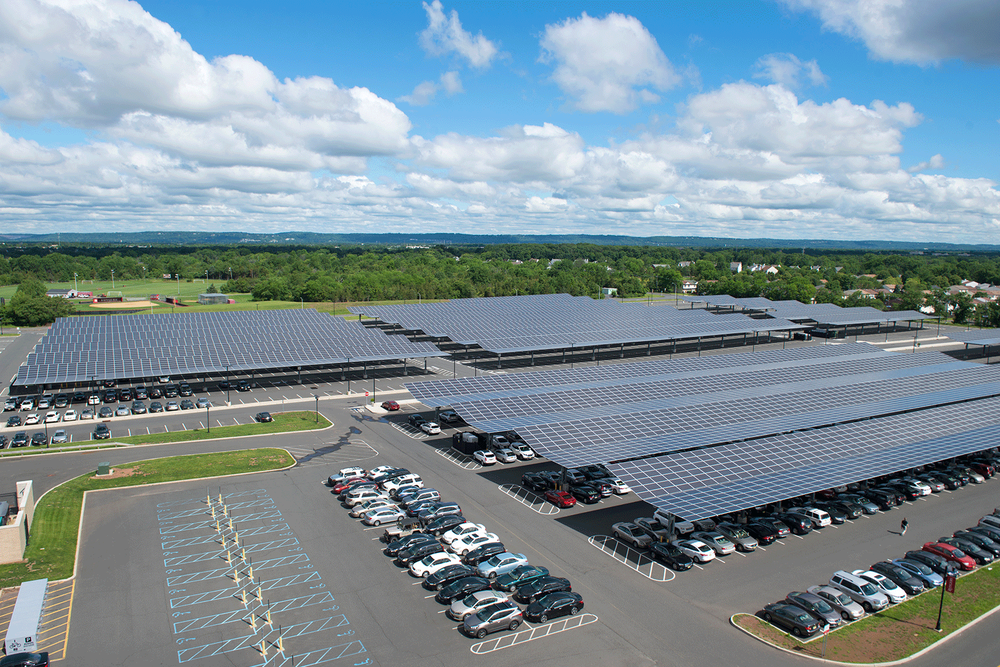
#> input picture data/samples/lot1.png, 1000 x 667 px, shrunk from 1650 x 1100 before the run
$ python label_stalls.py --image ../data/samples/lot1.png
#> lines starting #> are read from the running program, lines starting #| are printed output that depends on the picture
#> in main, img0 is the input picture: shape (667, 1000, 3); mean B, G, R 153.5, 144.4, 125.1
import argparse, csv, cv2

# How to use:
#  - Left-click: add a corner point
#  - n :finish current stall and start a New one
#  - u :Undo last point in the current stall
#  - s :Save CSV and quit
#  - q :Quit without saving

stalls = []
current = []
img = None
vis = None

def draw():
    global vis
    vis = img.copy()
    # draw existing stalls (green)
    for poly in stalls:
        for i in range(len(poly)):
            cv2.line(vis, poly[i], poly[(i+1) % len(poly)], (0, 200, 0), 2)
    # draw current stall (red)
    for i, p in enumerate(current):
        cv2.circle(vis, p, 4, (0, 0, 255), -1)
        if i > 0:
            cv2.line(vis, current[i-1], p, (0, 0, 255), 2)

    cv2.putText(vis, "Click=corner | n=next | u=undo | s=save | q=quit",
                (10, 25), cv2.FONT_HERSHEY_SIMPLEX, 0.6, (20,20,20), 3, cv2.LINE_AA)
    cv2.putText(vis, "Click=corner | n=next | u=undo | s=save | q=quit",
                (10, 25), cv2.FONT_HERSHEY_SIMPLEX, 0.6, (255,255,255), 1, cv2.LINE_AA)
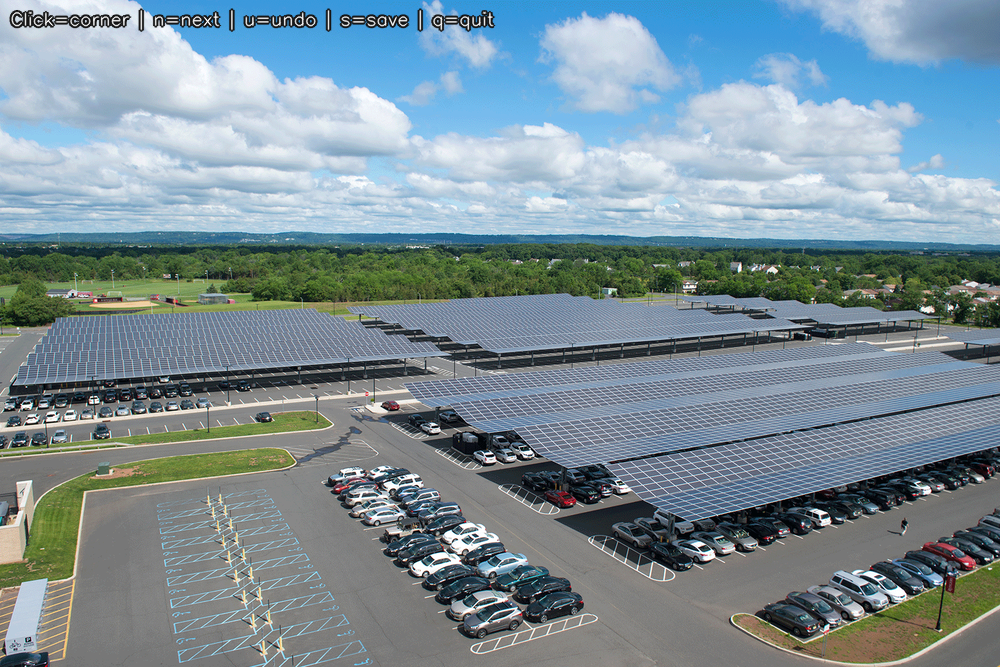
#> vis: shape (667, 1000, 3); mean B, G, R 152.4, 143.6, 124.8

def on_mouse(event, x, y, flags, param):
    if event == cv2.EVENT_LBUTTONDOWN:
        current.append((x, y))
        draw()

def main():
    global img, vis
    ap = argparse.ArgumentParser()
    ap.add_argument("--image", required=True, help="Path to lot image")
    ap.add_argument("--out", default="data/stalls/lot1_stalls.csv")
    args = ap.parse_args()

    img0 = cv2.imread(args.image)
    if img0 is None:
        raise SystemExit(f"Image not found: {args.image}")

    img = img0
    vis = img.copy()

    cv2.namedWindow("label", cv2.WINDOW_AUTOSIZE)
    cv2.setMouseCallback("label", on_mouse)
    draw()

    while True:
        cv2.imshow("label", vis)
        k = cv2.waitKey(20) & 0xFF
#> (key q is pressed here)
        if k == ord('n'):
            if len(current) >= 3:
                stalls.append(current[:])
            current.clear()
            draw()
        elif k == ord('u'):
            if current:
                current.pop()
                draw()
        elif k == ord('s'):
            if len(current) >= 3:
                stalls.append(current[:])
            with open(args.out, "w", newline="", encoding="utf-8") as f:
                w = csv.writer(f)
                w.writerow(["stall_id", "polygon"])
                for i, poly in enumerate(stalls, start=1):
                    poly_str = ";".join(f"({x},{y})" for x, y in poly)
                    w.writerow([f"S{i}", poly_str])
            print("saved", args.out)
            break
        elif k == ord('q'):
            break

    cv2.destroyAllWindows()

if __name__ == "__main__":
    main()
